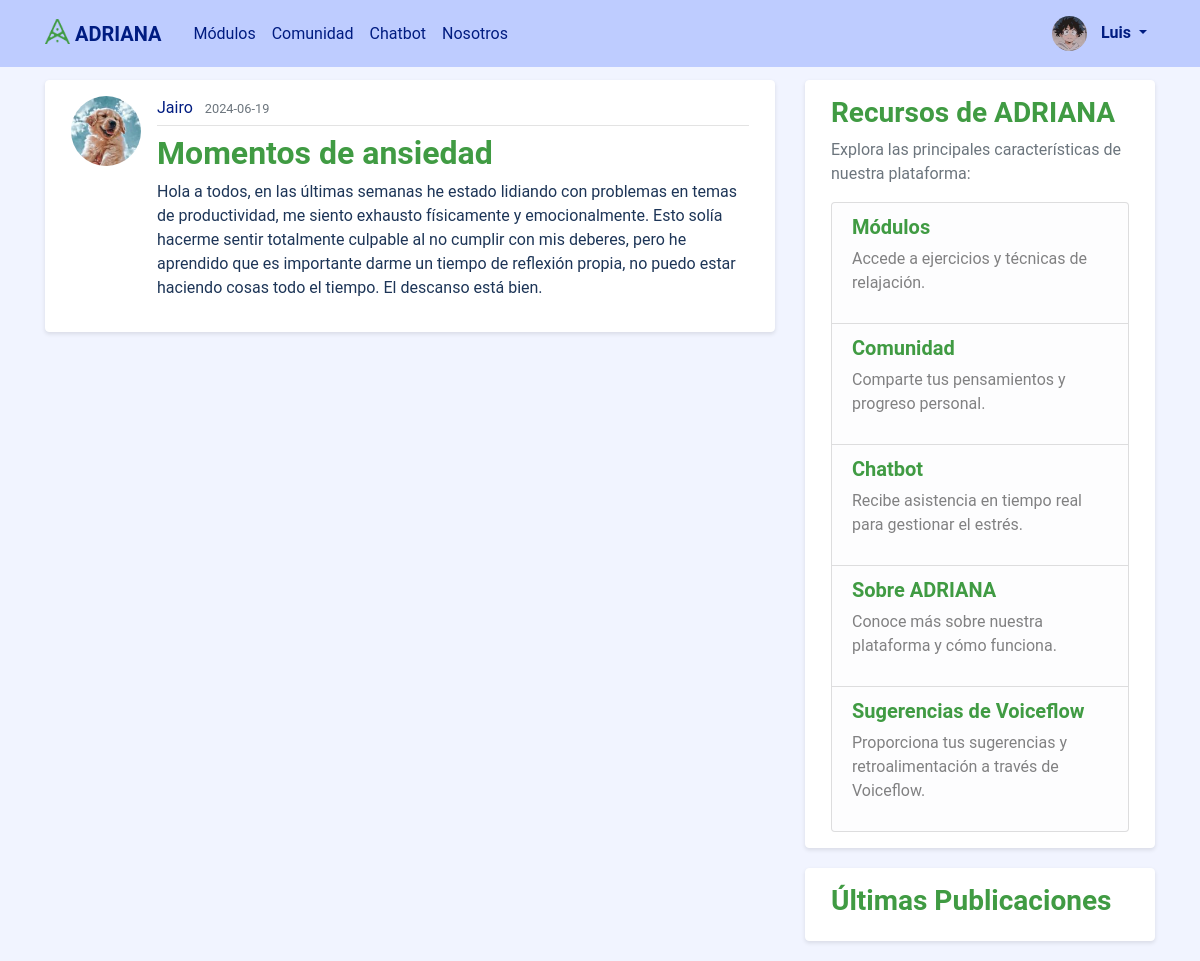
Page /post/5 (signed in) on the committed database.
### adriana_assistant/models.py (models this page shows, shortened)
class User(db.Model, UserMixin):
    id = db.Column(db.Integer, primary_key=True)
    username = db.Column(db.String(20), unique=True, nullable=False)
    email = db.Column(db.String(120), unique=True, nullable=False)
    image_file = db.Column(db.String(20), nullable=False, default='default.jpg')
    password = db.Column(db.String(60), nullable=False)
    posts = db.relationship('Post', backref='author', lazy=True)

class Post(db.Model):
    id = db.Column(db.Integer, primary_key=True)
    title = db.Column(db.String(100), nullable=False)
    date_posted = db.Column(db.DateTime, nullable=False, default=datetime.utcnow)
    content = db.Column(db.Text, nullable=False)
    user_id = db.Column(db.Integer, db.ForeignKey('user.id'), nullable=False)

### adriana_assistant/routes.py (the view)
@app.route("/post/<int:post_id>")
def post(post_id):
    post = Post.query.get_or_404(post_id)
    return render_template('post.html', title=post.title, post=post)

### adriana_assistant/models.py (called while the page is built)
@login_manager.user_loader
def load_user(user_id):
    return User.query.get(int(user_id))

### adriana_assistant/templates/post.html (shortened to what this page needs)
{% extends "layout.html" %}
{% block content %}
  <article class="media content-section">
    <img class="rounded-circle article-img" src="{{ url_for('static', filename='profile_pics/' + post.author.image_file) }}">
    <div class="media-body">
      <div class="article-metadata">
        <a class="mr-2" href="{{ url_for('user_posts', username=post.author.username) }}">{{ post.author.username }}</a>
        <small class="text-muted">{{ post.date_posted.strftime('%Y-%m-%d') }}</small>
      </div>
      <h2 class="article-title">{{ post.title }}</h2>
      <p class="article-content">{{ post.content }}</p>
    </div>
  </article>
{% endblock content %}

### adriana_assistant/templates/layout.html (shortened to what this page needs)
<!DOCTYPE html>
<html>
<head>
    <link rel="stylesheet" href="https://maxcdn.bootstrapcdn.com/bootstrap/4.0.0/css/bootstrap.min.css">
    <link rel="stylesheet" type="text/css" href="{{ url_for('static', filename='main.css') }}">
</head>
<body>
    <header class="site-header">
      <nav class="navbar navbar-expand-md navbar-dark bg-steel fixed-top">
        <div class="container">
          <a class="logo-nav navbar-brand mr-4" href="/">
            <img src="{{ url_for('static', filename='logo.png') }}" width="25" height="25" class="d-inline-block align-top" alt="Logo ADRIANA">
            <strong>ADRIANA</strong>
          </a>
          <div class="collapse navbar-collapse" id="navbarToggle">
            <div class="navbar-nav mr-auto">
                <a class="nav-item nav-link" href="{{ url_for('modules') }}">Módulos</a>
                <a class="nav-item nav-link" href="{{ url_for('home') }}">Comunidad</a>
                <a class="nav-item nav-link" href="{{ url_for('chatbot.chatbot') }}">Chatbot</a>
                <a class="nav-item nav-link" href="{{ url_for('about') }}">Nosotros</a>
            </div>
            <div class="navbar-nav">
              {% if current_user.is_authenticated %}
                <div class="nav-item dropdown">
                  <a class="nav-link dropdown-toggle" href="#" id="navbarDropdown" role="button" data-toggle="dropdown" aria-haspopup="true" aria-expanded="false">
                    <img src="{{ url_for('static', filename='profile_pics/' + current_user.image_file) }}" width="35" height="35" class="profile-img rounded-circle">
                    <strong>{{ current_user.username }}</strong>
                  </a>
                </div>
              {% else %}
                <a class="nav-item nav-link" href="{{ url_for('login') }}">Iniciar Sesion</a>
                <a class="nav-item nav-link" href="{{ url_for('register') }}">Registrar</a>
              {% endif %}
            </div>
          </div>
        </div>
      </nav>
    </header>
    <main role="main" class="container">
      <div class="row">
        <div class="col-md-8">
          {% block content %}{% endblock %}
        </div>
        <div class="col-md-4">
          <div class="content-section">
            <h3><strong>Recursos de ADRIANA</strong></h3>
            <p class='text-muted'>Explora las principales características de nuestra plataforma:</p>
            <ul class="list-group">
                <li class="list-group-item list-group-item-light">
                  <h5><a href="{{ url_for('modules') }}" class="highlight-link"><strong>Módulos</strong></a></h5>
                  <p>Accede a ejercicios y técnicas de relajación.</p>
                </li>
                <li class="list-group-item list-group-item-light">
                  <h5><a href="{{ url_for('home') }}" class="highlight-link"><strong>Comunidad</strong></a></h5>
                  <p>Comparte tus pensamientos y progreso personal.</p>
                </li>
                <li class="list-group-item list-group-item-light">
                  <h5><a href="{{ url_for('chatbot.chatbot') }}" class="highlight-link"><strong>Chatbot</strong></a></h5>
                  <p>Recibe asistencia en tiempo real para gestionar el estrés.</p>
                </li>
                <li class="list-group-item list-group-item-light">
                  <h5><a href="{{ url_for('about') }}" class="highlight-link"><strong>Sobre ADRIANA</strong></a></h5>
                  <p>Conoce más sobre nuestra plataforma y cómo funciona.</p>
                </li>
                <li class="list-group-item list-group-item-light">
                  <h5><a href="https://creator.voiceflow.com/prototype/664e59dbd188ab83e9a86d25" class="highlight-link" target="_blank"><strong>Sugerencias de Voiceflow</strong></a></h5>
                  <p>Proporciona tus sugerencias y retroalimentación a través de Voiceflow.</p>
                </li>
            </ul>
          </div>
          <div class="content-section mt-3">
            <h3><strong>Últimas Publicaciones</strong></h3>
          </div>
        </div>
      </div>
    </main>
  </body>
</html>

### adriana_assistant/static/main.css (style rules this page uses)
body { background: #F1F4FF; color: #1D3557; font-family: 'Roboto', sans-serif; margin-top: 5rem; }
h1, h2, h3, h4, h5, h6 { color: #1D3557; font-weight: 500; }
.bg-steel { background-color: #BECCFF; }
.site-header .navbar-brand, .site-header .logo-nav { color: #001C81; }
.site-header .navbar-nav .nav-link { color: #001C81; }
.profile-img { margin-right: 10px; }
.content-section { background: #FFFFFF; padding: 15px 25px; border: 1px solid #FFFFFF; border-radius: 4px; margin-bottom: 20px; box-shadow: 0 2px 4px rgba(0,0,0,0.1); }
.content-section h3 { color: #409b43; }
.content-section .list-group-item-light a { color: #409b43; text-decoration: none; }
.article-title { color: #409b43; font-weight: 600; }
.article-content { white-space: pre-line; }
.article-img { height: 70px; width: 70px; margin-right: 16px; border-radius: 4px; object-fit: cover; }
.article-metadata { padding-bottom: 5px; margin-bottom: 8px; border-bottom: 1px solid #e3e3e3; }
.article-metadata a { color: #001C81; }

### rows in the picture
User: image_file (picture), username "Luis"
User: image_file (picture), author.username "Jairo"
Post: date_posted "2024-06-19", title "Momentos de ansiedad", content "Hola a todos, en las últimas semanas he estado lidiando con problemas en temas de productividad, me siento exhausto físicamente y emocionalmente. Esto solía hacerme sentir totalmente culpable al no cumplir con mis deberes, pero he aprendido que es importante darme un tiempo de reflexión propia, no puedo estar haciendo cosas todo el tiempo. El descanso está bien."
